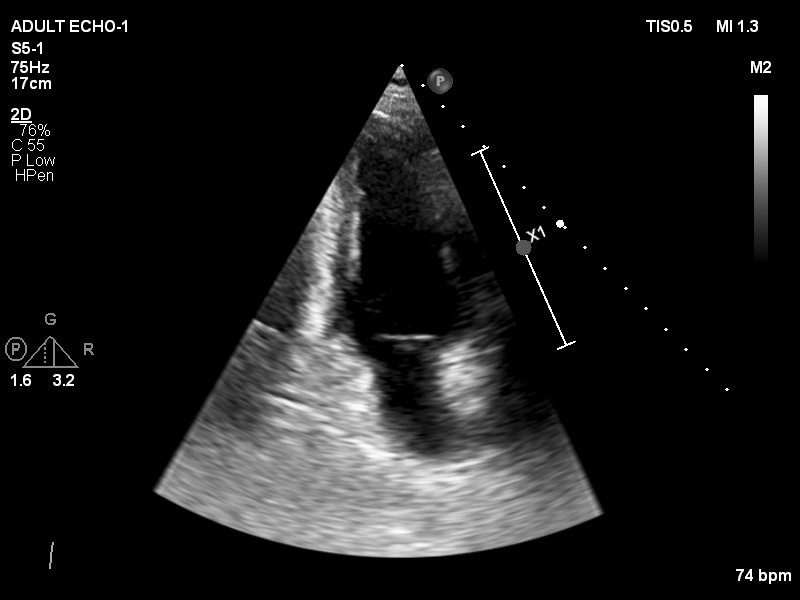
#> input picture AnotateFirstFrame/save/IM_0013_1.jpg, 800 x 600 px
$ jupyter execute --allow-errors main.ipynb   (shell and % lines are left out)
#> lines starting #> are read from the running program, lines starting #| are printed output that depends on the picture; after the words box and inside, x2 and y2 are one past the last pixel; in counts of white or black regions, pixels touching at a corner belong together
### AnotateFirstFrame/helper.py
import os
import numpy as np
from  pathlib import Path
import pydicom, cv2
import matplotlib.pyplot as plt

root = Path(os.getcwd())
data = root / "data"
videos, frCnt = {}, 0

# [66 lines left out: functions selectFrames, save_images, read_image, not called in this run]


def find_files():
    image_paths = []
    for file in os.listdir(data):
        if file.endswith('.txt'):
            continue
        image_paths.append(str(data / file))
    return image_paths

### AnotateFirstFrame/main.ipynb
[cell 1]
from AdjustBoundary import adjustContour
from helper import find_files, read_image, selectFrames, save_images
import numpy as np
import cv2
import matplotlib.pyplot as plt
import pydicom
import os
import matplotlib
matplotlib.use('Qt5Agg')

#> (the rest of this cell did not finish here and is left out)

[cell 2]
# import opencv
import cv2

# Read image
src = cv2.imread("save/IM_0013_1.jpg", cv2.IMREAD_GRAYSCALE);
#> src is the input picture: shape (600, 800); min 0, max 255, mean 26.1

# Basic threhold example
th, dst = cv2.threshold(src, 0, 255, cv2.THRESH_BINARY);
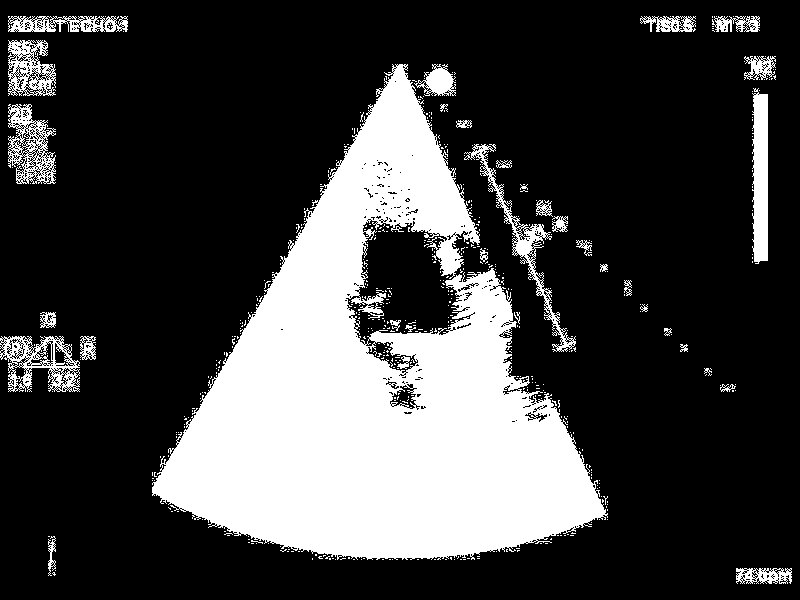
#> dst: shape (600, 800); 25.5% white; 509 white regions (475 under 20 px)
cv2.imwrite("opencv-threshold-example.jpg", dst);

# # Thresholding with maxValue set to 128
# th, dst = cv2.threshold(src, 0, 128, cv2.THRESH_BINARY);
# cv2.imwrite("opencv-thresh-binary-maxval.jpg", dst);

# # Thresholding with threshold value set 127
# th, dst = cv2.threshold(src,127,255, cv2.THRESH_BINARY);
# cv2.imwrite("opencv-thresh-binary.jpg", dst);

# # Thresholding using THRESH_BINARY_INV
# th, dst = cv2.threshold(src,127,255, cv2.THRESH_BINARY_INV);
# cv2.imwrite("opencv-thresh-binary-inv.jpg", dst);

# # Thresholding using THRESH_TRUNC
# th, dst = cv2.threshold(src,127,255, cv2.THRESH_TRUNC);
# cv2.imwrite("opencv-thresh-trunc.jpg", dst);

# # Thresholding using THRESH_TOZERO
# th, dst = cv2.threshold(src,127,255, cv2.THRESH_TOZERO);
# cv2.imwrite("opencv-thresh-tozero.jpg", dst);

# # Thresholding using THRESH_TOZERO_INV
# th, dst = cv2.threshold(src,127,255, cv2.THRESH_TOZERO_INV);
# cv2.imwrite("opencv-thresh-to-zero-inv.jpg", dst);

[cell 3]
# detect the contours on the binary image using cv2.CHAIN_APPROX_NONE
contours, hierarchy = cv2.findContours(image=dst, mode=cv2.RETR_TREE, method=cv2.CHAIN_APPROX_NONE)
#> contours = 2791 contours, 2709 with area under 20; largest, box (x1, y1, x2, y2) and area: (152, 64, 608, 560) 105628, (0, 336, 80, 392) 2956, (8, 104, 56, 184) 2477, (752, 88, 768, 264) 2234, (464, 144, 576, 352) 2110

# draw contours on the original image
image_copy = dst.copy()
#> (the rest of this cell did not finish here and is left out)

[cell 4]
src = cv2.imread("opencv-threshold-example.jpg")
#> src: shape (600, 800, 3); min 0, max 255, mean 64.9
#> (the rest of this cell did not finish here and is left out)

[cell 5]
def cal_index(contours):
    a=[x for x in range(0,len(contours))]

    maxval=0
    secmaxval=0
    i=0
    c=0
    d=0
    for i,x in zip(a,contours):
        area = cv2.contourArea(x)
        if area>maxval:
            maxval=area
            c=i
    for i,x in zip(a,contours):
        area=cv2.contourArea(x)
        if area>secmaxval and area!=maxval:
            secmaxval=area
            d=i
    return d

[cell 6]
import cv2
src = cv2.imread("save/IM_0008_1.jpg", cv2.IMREAD_GRAYSCALE);
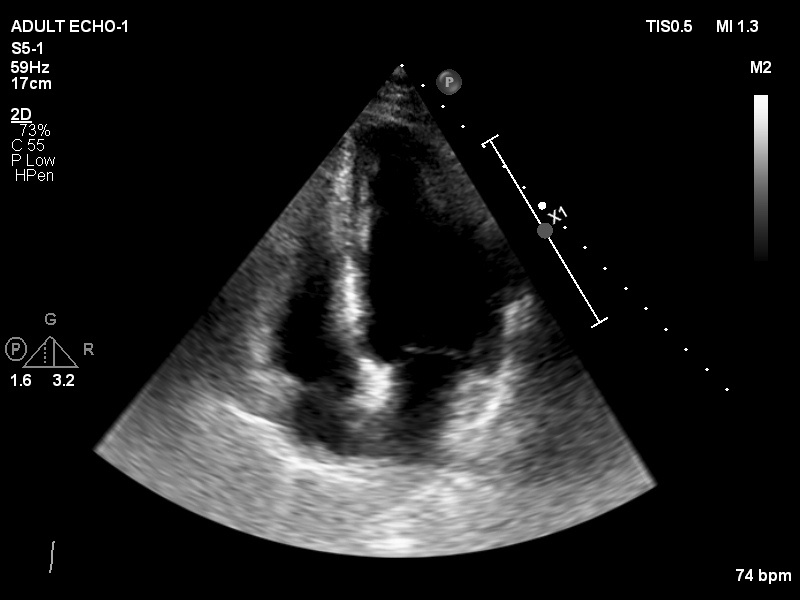
#> input picture AnotateFirstFrame/save/IM_0008_1.jpg, 800 x 600 px
#> src is the input picture: shape (600, 800); min 0, max 255, mean 29.9
th, dst = cv2.threshold(src, 0, 255, cv2.THRESH_BINARY);
#> dst: shape (600, 800); 30.6% white; 529 white regions (504 under 20 px)
cv2.imwrite("opencv-threshold-example.jpg", dst);
contours, hierarchy = cv2.findContours(image=dst, mode=cv2.RETR_TREE, method=cv2.CHAIN_APPROX_NONE)
#> contours = 2924 contours, 2848 with area under 20; largest, box (x1, y1, x2, y2) and area: (88, 64, 661, 560) 151444, (368, 126, 510, 362) 17588, (0, 336, 80, 392) 2956, (283, 292, 339, 382) 2906, (480, 128, 608, 328) 2558
image_copy = cv2.imread("opencv-threshold-example.jpg")
#> image_copy: shape (600, 800, 3); min 0, max 255, mean 77.9
#> (the rest of this cell did not finish here and is left out)

#> in cal_index, `a=[x for x in range(0,len(contours))]`: a = 2924 values from 0 to 2923
#> the loop in cal_index, `for i,x in zip(a,contours):` made 2924 passes
#> (area, maxval) on passes 3, 280, 1561: (665, 665), (2956.5, 2956.5), (151444.5, 151444.5)
#> after the loop in cal_index, `for i,x in zip(a,contours):`: c = 1560; maxval = 151444.5
#> the loop in cal_index, `for i,x in zip(a,contours):` made 2924 passes
#> (area, secmaxval) on passes 3, 280, 2052: (665, 665), (2956.5, 2956.5), (17588, 17588)
#> after the loop in cal_index, `for i,x in zip(a,contours):`: d = 2051; secmaxval = 17588
cv2.imshow('None approximation', image_copy)
cv2.waitKey(0)
cv2.imwrite('contours_none_image1.jpg', image_copy)
cv2.destroyAllWindows()

[cell 7]
import cv2
src = cv2.imread("save/IM_0008_1.jpg", cv2.IMREAD_GRAYSCALE);
th, dst = cv2.threshold(src, 0, 255, cv2.THRESH_BINARY);
cv2.imwrite("opencv-threshold-example.jpg", dst);
contours, hierarchy = cv2.findContours(image=dst, mode=cv2.RETR_TREE, method=cv2.CHAIN_APPROX_NONE)
image_copy = cv2.imread("opencv-threshold-example.jpg")
#> (the rest of this cell did not finish here and is left out)

#> the loop in cal_index (call 2), `for i,x in zip(a,contours):` made 2924 passes
#> the loop in cal_index (call 2), `for i,x in zip(a,contours):` made 2924 passes
cv2.imshow('None approximation', image_copy)
cv2.waitKey(0)
cv2.imwrite('contours_none_image1.jpg', image_copy)
cv2.destroyAllWindows()

[cell 8]
def image_manipulation(src):
    (th, dst) = cv2.threshold(src, 0, 255, cv2.THRESH_BINARY);
    cv2.imwrite("opencv-threshold-example.jpg", dst);
    contours, hierarchy = cv2.findContours(image=dst, mode=cv2.RETR_TREE, method=cv2.CHAIN_APPROX_NONE)
    image_copy = cv2.imread("opencv-threshold-example.jpg")
    cv2.drawContours(image=image_copy, contours=contours[cal_index(contours)], contourIdx=-1, color=(0, 255, 0), thickness=2, lineType=cv2.LINE_AA)
    cv2.imwrite('contours_none_image1.jpg', image_copy)
    return image_copy

[cell 9]
import time
import cv2
cap=cv2.VideoCapture('mov-series-008.avi')
#> (the rest of this cell did not finish here and is left out)

[cell 10]
import numpy as np
import cv2
from matplotlib import pyplot as plt
from PIL import Image, ImageFilter
image = cv2.imread('opencv-threshold-example.jpg') # reads the image
image = cv2.cvtColor(image, cv2.COLOR_BGR2HSV) # convert to HSV
#> image: shape (600, 800, 3); mean H, S, V 0, 0, 77.9
figure_size = 9 # the dimension of the x and y axis of the kernal.
new_image = cv2.blur(image,(figure_size, figure_size))
#> new_image: shape (600, 800, 3); mean H, S, V 0, 0, 78
plt.figure(figsize=(11,6))
plt.subplot(121), plt.imshow(cv2.cvtColor(image, cv2.COLOR_HSV2RGB)),plt.title('Original')
plt.xticks([]), plt.yticks([])
plt.subplot(122), plt.imshow(cv2.cvtColor(new_image, cv2.COLOR_HSV2RGB)),plt.title('Mean filter')
plt.xticks([]), plt.yticks([])
plt.show()
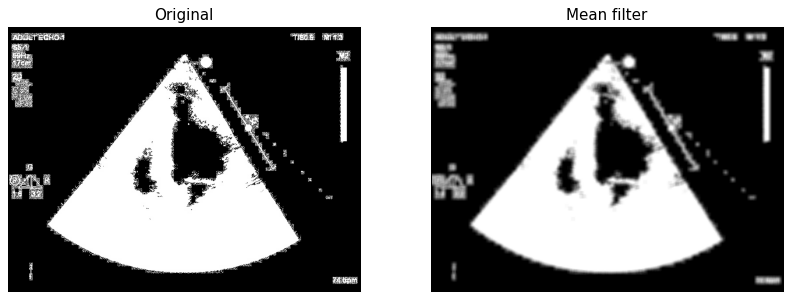
#> figure drawn by matplotlib, 2 panels

[cell 11]
import cv2

src = cv2.imread("save/IM_0008_1.jpg");
src = cv2.cvtColor(src, cv2.COLOR_BGR2HSV)
#> src: shape (600, 800, 3); mean H, S, V 0, 0, 29.9
src = cv2.blur(src,(2,2))
#> src: shape (600, 800, 3); mean H, S, V 0, 0, 30
src=cv2.cvtColor(src, cv2.COLOR_HSV2RGB)
src=cv2.cvtColor(src, cv2.COLOR_RGB2GRAY)
#> src: shape (600, 800)
th, dst = cv2.threshold(src, 0, 255, cv2.THRESH_BINARY);
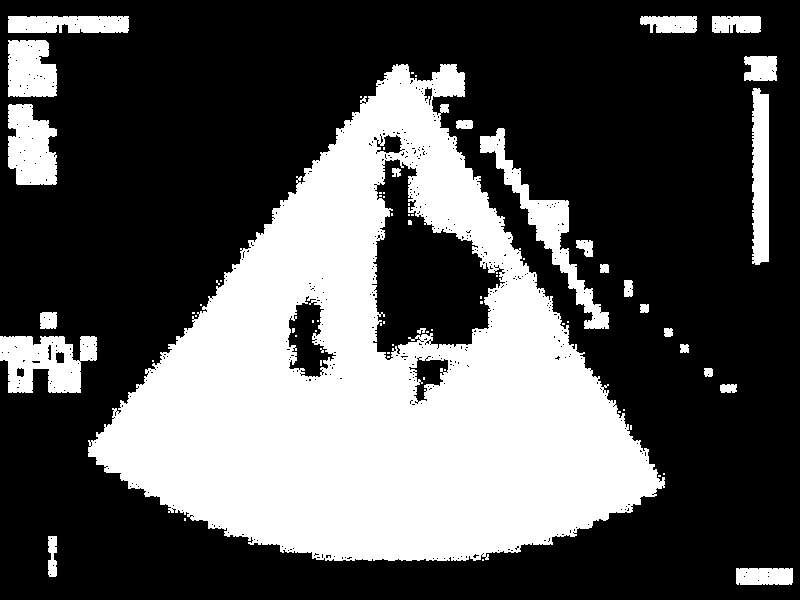
#> dst: shape (600, 800); 34.1% white; 73 white regions (49 under 20 px)

cv2.imwrite("opencv-threshold-example.jpg", dst);
contours, hierarchy = cv2.findContours(image=dst, mode=cv2.RETR_TREE, method=cv2.CHAIN_APPROX_NONE)
#> contours = 625 contours, 593 with area under 20; largest, box (x1, y1, x2, y2) and area: (88, 64, 665, 561) 156734, (371, 158, 506, 361) 14423, (480, 128, 609, 329) 3858, (0, 336, 97, 393) 3844, (8, 104, 57, 185) 3014
image_copy = cv2.imread("opencv-threshold-example.jpg")
#> image_copy: shape (600, 800, 3); min 0, max 255, mean 87
#> (the rest of this cell did not finish here and is left out)

[cell 12]
img=cv2.imread("save/IM_0008_1.jpg")
pts=np.array([[398,68],[645,491],[611,511],[571,525],[524,541],[489,549],[451,554],[414,556],[372,556],[335,553],[299,546],[258,536],[230,525],[199,512],[158,493],[271,287],[524,281]])
rect = cv2.boundingRect(pts)
x,y,w,h = rect
croped = img[y:y+h, x:x+w].copy()

## (2) make mask
pts = pts - pts.min(axis=0)

mask = np.zeros(croped.shape[:2], np.uint8)
cv2.drawContours(mask, [pts], -1, (255, 255, 255), -1, cv2.LINE_AA)
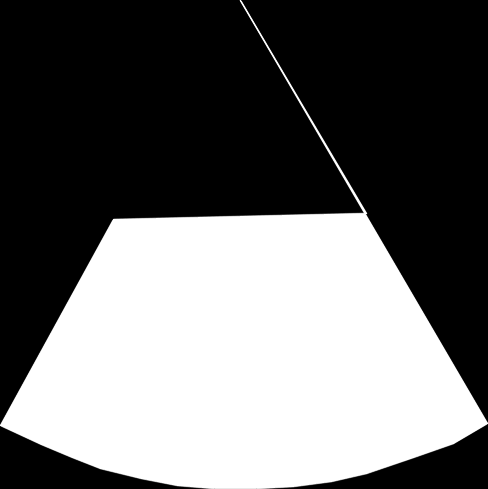
#> mask: shape (489, 488); min 0, max 255, mean 106.1

## (3) do bit-op
dst = cv2.bitwise_and(croped, croped, mask=mask)
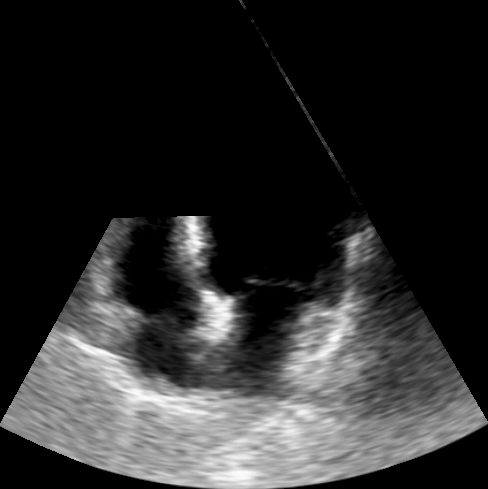
#> dst: shape (489, 488, 3); min 0, max 253, mean 44.1

## (4) add the white background
bg = np.ones_like(croped, np.uint8)*255
cv2.bitwise_not(bg,bg, mask=mask)
#> bg: shape (489, 488, 3); 57.9% white; 1 black region, box (x1, y1, x2, y2) and area: (0, 0, 488, 489) 100419
dst2 = bg+ dst
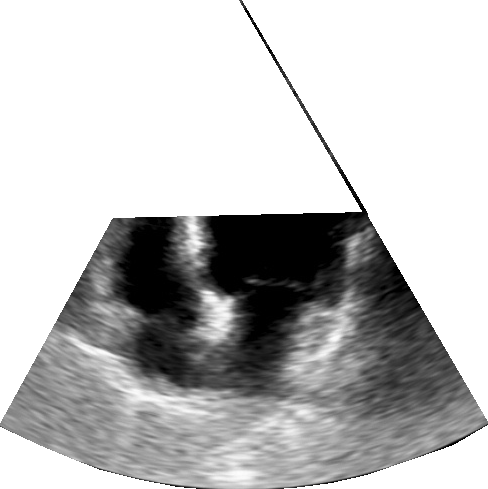
#> dst2: shape (489, 488, 3); min 0, max 255, mean 191.8


cv2.imwrite("croped.png", croped)
cv2.imwrite("mask.png", mask)
cv2.imwrite("dst.png", dst)
cv2.imwrite("dst2.png", dst2)
#> Out = True

[cell 13]
img = cv2.imread("save/IM_0013_1.jpg")
height = img.shape[0]
#> height = 600
width = img.shape[1]
#> width = 800

mask = np.zeros((height, width), dtype=np.uint8)
points=np.array([[398,68],[645,491],[611,511],[571,525],[524,541],[489,549],[451,554],[414,556],[372,556],[335,553],[299,546],[258,536],[230,525],[199,512],[158,493],[271,287],[524,281]])
#> (the rest of this cell did not finish here and is left out)

#> (a cell that did not finish here is left out)

[cell 15]
#!/usr/bin/env python

#The MIT License (MIT)
#Copyright (c) 2016 Massimiliano Patacchiola
#
#THE SOFTWARE IS PROVIDED "AS IS", WITHOUT WARRANTY OF ANY KIND, EXPRESS OR IMPLIED, INCLUDING BUT NOT LIMITED TO THE WARRANTIES OF
#MERCHANTABILITY, FITNESS FOR A PARTICULAR PURPOSE AND NONINFRINGEMENT. IN NO EVENT SHALL THE AUTHORS OR COPYRIGHT HOLDERS BE LIABLE FOR ANY
#CLAIM, DAMAGES OR OTHER LIABILITY, WHETHER IN AN ACTION OF CONTRACT, TORT OR OTHERWISE, ARISING FROM, OUT OF OR IN CONNECTION WITH THE
#SOFTWARE OR THE USE OR OTHER DEALINGS IN THE SOFTWARE.

#In this example the Particle Filter is used in order to stabilise some noisy detection.
#The Backprojection algorithm is used in order to find the pixels that have the same HSV
#histogram of a predefined template. The template is a subframe of the main image or an external
#matrix that can be used as a filter. We track the object taking the contour with the largest area
#returned by a binary mask (blue rectangle). The center of the contour is the tracked point.
#To test the Particle Filter we inject noise in the measurements returned by the Backprojection.
#The Filter can absorbe the noisy measurements, giving a stable estimation of the target center (green dot).

#COLOR CODE:
#BLUE: the rectangle containing the target. Noise makes it shaky (unstable measurement).
#GREEN: the point estimated from the Particle Filter.
#RED: the particles generated by the filter.

import cv2
import numpy as np
from deepgaze.color_detection import BackProjectionColorDetector
from deepgaze.mask_analysis import BinaryMaskAnalyser
from deepgaze.motion_tracking import ParticleFilter

#Set to true if you want to use the webcam instead of the video.
#In this case you have to provide a valid tamplate, it can be
#a solid color you want to track or a frame containint your face.
#Substitute the frame to the default template.png.
USE_WEBCAM = False

template = cv2.imread('save/IM_0004_1.jpg') #Load the image
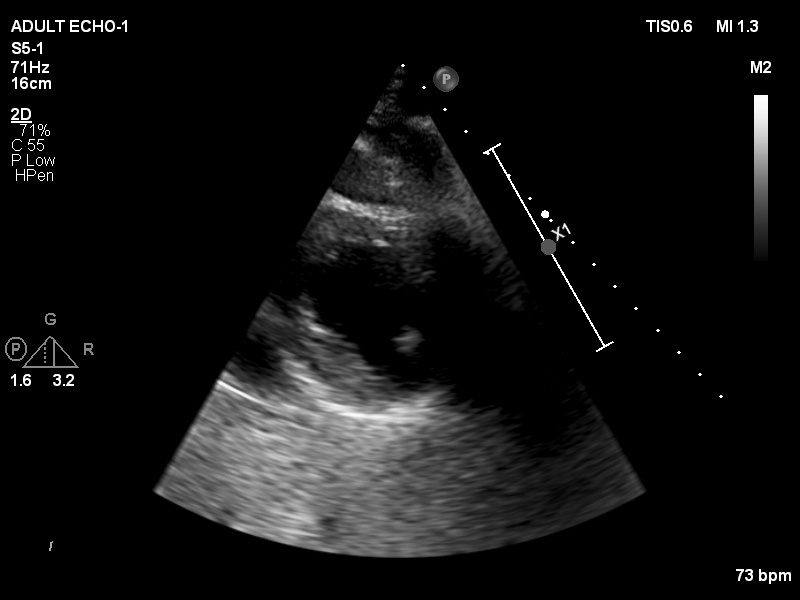
#> input picture AnotateFirstFrame/save/IM_0004_1.jpg, 800 x 600 px
#> template is the input picture: shape (600, 800, 3); min 0, max 255, mean 18
if(USE_WEBCAM == False):
    video_capture = cv2.VideoCapture("./mov-series-004.avi")
else:
    video_capture = cv2.VideoCapture(0) #Open the webcam
# Define the codec and create VideoWriter object
fourcc = cv2.VideoWriter_fourcc(*'XVID')
out = cv2.VideoWriter("./cows_output.avi", fourcc, 25.0, (1920,1080))

#Declaring the binary mask analyser object
#> (the rest of this cell did not finish here and is left out)

[cell 16]
import cv2

def edge_detect(file_name, tresh_min, tresh_max):
#> called with file_name = 'IM_0004_1.jpg', tresh_min = 128, tresh_max = 255
    image = cv2.imread(file_name)
    im_bw = cv2.cvtColor(image, cv2.COLOR_RGB2GRAY)

    (thresh, im_bw) = cv2.threshold(im_bw, tresh_min, tresh_max, 0)
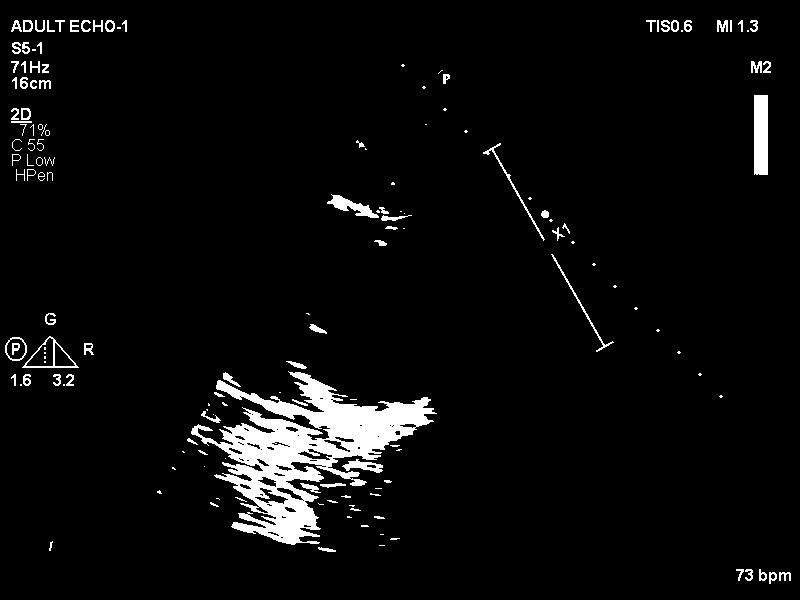
#> im_bw: shape (600, 800); 4.6% white; 155 white regions (68 under 20 px)
#> thresh = 128
    cv2.imwrite('bw_'+file_name, im_bw)

    contours, hierarchy = cv2.findContours(im_bw, cv2.RETR_TREE, cv2.CHAIN_APPROX_SIMPLE)
#> contours = 230 contours, 130 with area under 20; largest, box (x1, y1, x2, y2) and area: (191, 371, 437, 545) 14877, (754, 95, 768, 175) 1025, (22, 336, 79, 368) 904, (25, 337, 54, 367) 476, (327, 194, 379, 218) 392
    cv2.drawContours(image, contours, -1, (0,255,0), 3)
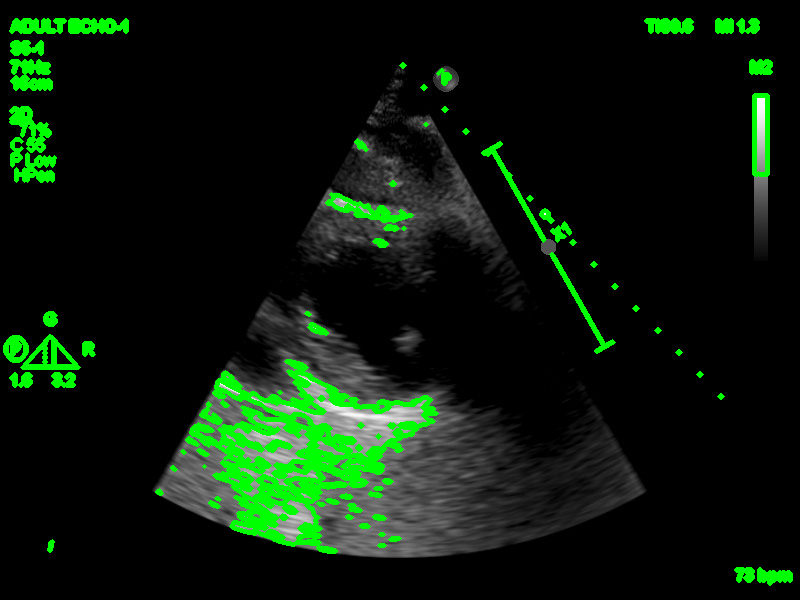
#> image: shape (600, 800, 3); 6.39% of pixels changed, all inside (x1, y1, x2, y2) = (3, 18, 793, 586)
    cv2.imwrite('cnt_'+file_name, image)

if __name__ == '__main__':
    edge_detect('IM_0004_1.jpg', 128, 255)
